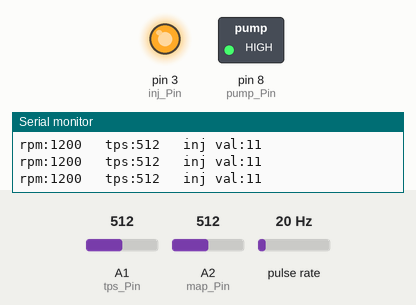
The sketch below on a simulated Arduino Uno, built with avr-gcc and run on an emulated ATmega328P. On the bench: switched loads named in the sketch (green lamp = pin HIGH), output pins drawn as LEDs (lit = HIGH), the last lines printed to the serial monitor. Wiring (inferred from the names in the program): pulse sensor: data pin 2. Dashed ring = blinking. Inputs (shaded band) come from the test bench; at power-on: pulse rate 20 Hz, A1 (tps_Pin) = 512, A2 (map_Pin) = 512.

Above: at 1.2 s.
1.3 s: pulse rate (sensor on pin 2) set to 4 Hz
At 4.2 s:
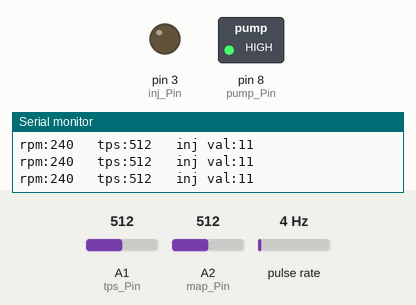
4.3 s: A1 (tps_Pin) set to 0
At 6.38 s:
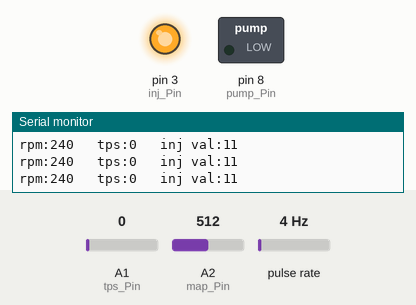
7.3 s: A1 (tps_Pin) set to 91
10.3 s: A1 (tps_Pin) set to 107
Timing chart, 0 to 14.3 s (numbered marks = the images above; inputs shaded):
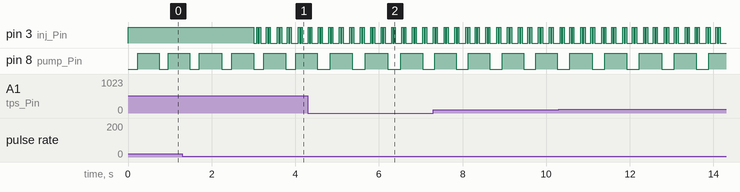

Measured:
- by itself, pin 3 (inj_Pin): repeats every 0.23 s: LOW 0.03 s, HIGH 0.03 s, LOW 0.13 s, HIGH 0.03 s
- by itself, pin 8 (pump_Pin): alternates HIGH for 0.53 s and LOW for 0.30 s

The sketch:

alfa_v1.4_pulser_micro.ino
```cpp
int inj_Pin = 3;    // Injector to digital         pin 3 OUT
int pump_Pin = 8;   // Pump to digital        pin 8 OUT
int tps_Pin = A1;   // TPS to analog          pin 3 IN
int map_Pin = A2;   // MAP to analog          pin 3 IN
const int cdi_pulse_Pin = 2;    // RPM/Pulse to digital pin 2 IN

int tps_val = 0;    // variable to store the read value
int map_val = 0;
//int val_pwm = 0;
float  val_inj_tune = 0;
unsigned long  lst_inj = 0;
unsigned long  delay_inj = 0;
unsigned long  inj_value = 0;
int inj_state = 0;
int inj_fuel_map = 0;
int inj_value_map = 0;

unsigned long  lst_pump = 0;
unsigned long  delay_pump = 0;
int pump_state = 0;
unsigned long ms;        //time from millis()
unsigned long mcs;        //time from micros()

const int ignitionInterrupt = 0;
const unsigned int pulsesPerRev = 1;
unsigned long lastPulseTime = 0;
unsigned long rpm = 0;
int rpm_int;
int rpm_to_disp;

//fuel map======================================================
int fuel_curve [11][11] = {         //---tune later---
//rpm==0.5k==1k===2k===3k===4k===5k===6k===7k===8k===9k===10k==load%
        {11, 14,  23, 26,  30,  32,  33,  34,  35,  36,  37}, //100%
        {10, 14,  20,  24,  28,  30,  30,  31,  33,  36,  36}, //90%
        {9,  13,  19,  23,  26,  27,  28,  28,  31,  34,  35}, //80%
        {8,  12,  18,  21,  24,  25,  25,  25,  28,  31,  33}, //70%
        {7,  12,  16,  19,  21,  22,  23,  23,  25,  29,  31}, //60%
        {6,  11,  15,  17,  19,  19,  20,  20,  22,  26,  29}, //50%
        {5,  11,  13,  15,  17,  17,  18,  19,  20,  24,  26}, //40%
        {4,  10,  11,  13,  15,  15,  16,  17,  18,  22,  24}, //30%
        {3,   9,   9,  11,  12,  13,  14,  15,  16,  20,  22}, //20%
        {2,   8,   8,   9,  10,  11,  12,  13,  15,  18,  21}, //10%
        {1,   7,   8,   8,   9,   9,  10,  11,  13,  17,  20}, //0%
      };
//======================================================fuel map

void ignitionIsr()
{
	unsigned long now = millis();
	unsigned long interval = now - lastPulseTime;
	if (interval > 5)
	{
		rpm = 60000UL/(interval * pulsesPerRev);
		lastPulseTime = now;
		//rpm_int=int(rpm);
	}

}

void setup() {
	pinMode(inj_Pin, OUTPUT);     // sets the pin as output
	pinMode(pump_Pin, OUTPUT);    // sets the pin as output
	pinMode(map_Pin, INPUT);      // sets the pin as input
	pinMode(tps_Pin, INPUT);      // sets the pin as input
	pinMode(cdi_pulse_Pin, INPUT);  // sets the pin as input
	attachInterrupt(ignitionInterrupt, ignitionIsr, RISING);
	rpm = 550;
	Serial.begin(9600);
}

void loop() {

	ms = millis();
	mcs = micros();
	tps_val = analogRead(tps_Pin);  // read tps input pin
	map_val = analogRead(map_Pin);  // read map input pin
	noInterrupts();
	rpm_to_disp=int(rpm);
	interrupts();

	//tps 0% = 110
	//tps 100% = 850
	inj_fuel_map = ((-0.117*tps_val)+110)/10; //============= Calculation utk TPS percentage

	if(inj_fuel_map<0){	inj_value_map=0;}
	else if(inj_fuel_map>=0){	inj_value_map = inj_value_map;}
	inj_value = fuel_curve[inj_value_map][0];

	val_inj_tune = (-0.06956*tps_val)+118;

	// Fuel pump State start
	if(pump_state==0 && (ms-delay_pump)>(val_inj_tune*2.5)){
		digitalWrite(pump_Pin, 1);
		lst_pump = ms;
		pump_state=1;
	}else if(pump_state==1 && (ms-lst_pump)>500){
		digitalWrite(pump_Pin, 0);
		delay_pump = ms;
		pump_state=0;
	}
	// Fuel pump  State end

	// Injector State start
	if((inj_state==0 && digitalRead(cdi_pulse_Pin)==HIGH) || ms<3000){
		digitalWrite(inj_Pin, 1);
		lst_inj = mcs;
		inj_state=1;
	}else if(inj_state==1 && (mcs-lst_inj)>(inj_value*100)){
		digitalWrite(inj_Pin, 0);
		delay_inj = mcs;
		inj_state=0;
	}
	// Injector State end

	Serial.print("rpm:");
	Serial.print(rpm_to_disp);

	Serial.print("   tps:");
	Serial.print(tps_val);

	Serial.print("   inj val:");
	Serial.println(inj_value);

}
```
